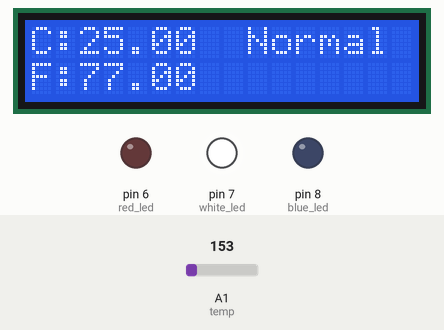
This sketch was run on a simulated Arduino Uno, built with avr-gcc and run on an emulated ATmega328P. On the bench: 16×2 character LCD, output pins drawn as LEDs (lit = HIGH). The test bench sets the inputs (shaded band); at power-on: A1 (temp) = 153. What the sketch prints to the serial monitor is not drawn.

Above: at 1.2 s.
1.3 s: A1 (temp) set to 165
At 2.5 s:
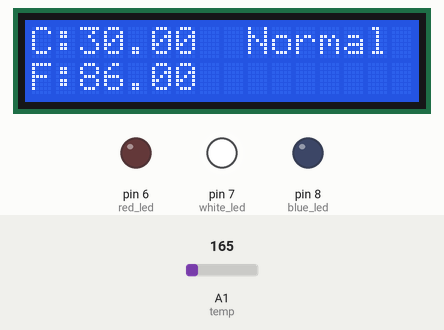
2.8 s: A1 (temp) set to 175
At 3.7 s:
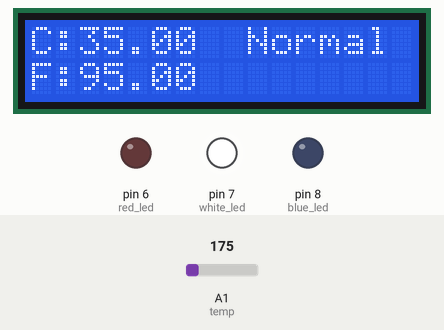
4.3 s: A1 (temp) set to 191
At 4.9 s:
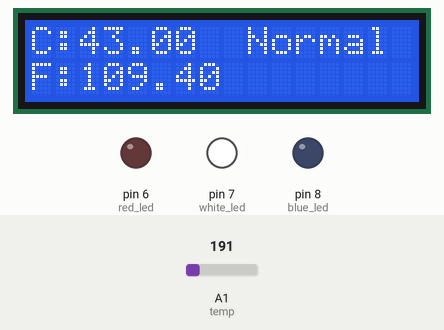
Timing chart, 0 to 7.3 s (numbered marks = the images above; inputs shaded):
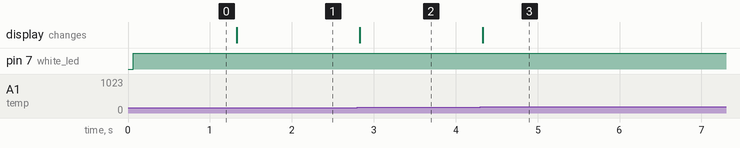

The sketch:

temperature-led-lcd-display.ino
```cpp
#include <LiquidCrystal.h>  //included the library

const int blue_led = 8;
const int white_led = 7;
const int red_led = 6;

int temp = A1;              //TMP 36 pin
int tempsensor_val;

LiquidCrystal lcd(12,11,5,4,3,2);   //lcd pins

void setup(){
    Serial.begin(9600);         //defined the baud rate
    lcd.begin(16,2);            //for lcd
    pinMode(red_led,OUTPUT);
    pinMode(blue_led,OUTPUT);
    pinMode(white_led,OUTPUT);
}

void loop(){
    tempsensor_val = analogRead(temp);

    float celsius = map(((tempsensor_val-20)*3.04),0,1023,-40,125);     //converted the value to celsius
    float fahrenheit = (9*(celsius)/5)+32;

    /*We got the values for celsius and fahrenheit, now we wish to add a warning(by glowing different LEDs)
    depending on the values and then display it on to LCD
    */
    lcd.setCursor(0,0);
    lcd.print("C:");
    lcd.print(celsius);

    lcd.setCursor(0,1);
    lcd.print("F:");
    lcd.print(fahrenheit);

  	lcd.setCursor(9,0);

    if(celsius<-10){           					//System is Too Cold
      	very_cold_system();
		lcd.print("!COLD!");
    }else if(celsius>60){      					//System at Very High Temperature
        very_hot_system();
      	lcd.print("!HOT!");
      	lcd.setCursor(14,0);
      	lcd.print(" ");
    }else if((celsius>=-10) && (celsius<=60)){   //System at normal conditions
        normal_system();
      	lcd.print("Normal");
    }else {
    }

    //Serial.println(celsius);
    //Serial.println(fahrenheit);

}

//LED warning depending on Temp values

void very_cold_system(){
    Serial.println("ALERT !! Very Cold");
    digitalWrite(red_led,LOW);
    digitalWrite(blue_led,HIGH);
    digitalWrite(white_led,LOW);
}
void normal_system(){
    Serial.println("System - NORMAL");
    digitalWrite(red_led,LOW);
    digitalWrite(blue_led,LOW);
    digitalWrite(white_led,HIGH);
}
void very_hot_system(){
    Serial.println("ALERT !! Too Hot");
    digitalWrite(red_led,HIGH);
    digitalWrite(blue_led,LOW);
    digitalWrite(white_led,LOW);
}
```

Measured:
- after the input at 1.3 s, the display: changes at once (image 1)
- after the input at 2.8 s, the display: changes at once (image 2)
- after the input at 4.3 s, the display: changes at once (image 3)
